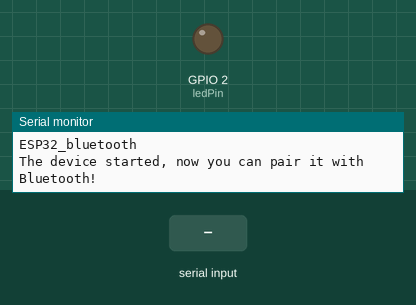
Simulated run of this sketch. Board: ESP32. Parts: output pins drawn as LEDs (lit = HIGH), the last lines printed to the serial monitor. The test bench sets the inputs (shaded band). Nothing arrives over Bluetooth unless stated.

Above: at 1.2 s.
1.3 s: "led_on\n" received over the second serial link
At 2.4 s:
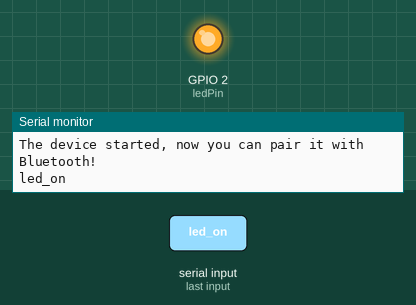
2.9 s: "led_off\n" received over the second serial link
At 4.3 s:
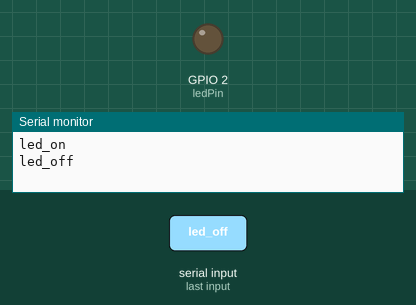
Timing chart, 0 to 5.9 s (numbered marks = the images above; inputs shaded):
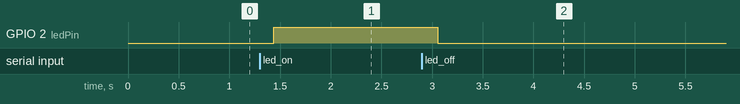

The sketch:

ControlLed_Bluetooth.ino
```cpp
#include <BluetoothSerial.h>

const int ledPin = 2;

// Bluetooth configuration
BluetoothSerial SerialBT;
String message = "";

void setup() {
  pinMode(ledPin, OUTPUT);  // Set the LED pin as an output

  // Start Serial and Bluetooth
  Serial.begin(115200);
  SerialBT.begin("ESP32_bluetooth");
  Serial.println("ESP32_bluetooth\n");
  Serial.println("The device started, now you can pair it with Bluetooth!");
}

void loop() {
  ControlLed();
}

void processMessage(String msg) {
  if (msg == "led_on") {
    // Turn on the LED
    digitalWrite(ledPin, HIGH); // LED on
  } else if (msg == "led_off") {
    // Turn off the LED
    digitalWrite(ledPin, LOW); // LED off
  }
}

void ControlLed() {
  // Read received messages from Bluetooth
  if (SerialBT.available()) {
    char incomingChar = SerialBT.read();
    if (incomingChar != '\n') {
      message += String(incomingChar);
    } else {
      processMessage(message);
      message = "";
    }
    Serial.write(incomingChar);  // Debug: Echo received characters to Serial Monitor
  }

  // Optional: Read from Serial monitor if needed
  if (Serial.available() > 0) {
    String serialMessage = "";
    while (Serial.available() > 0) {
      char command = (byte)Serial.read();
      if (command == ':') {
        break;
      } else {
        serialMessage += command;
      }
      delay(1);
    }
    processMessage(serialMessage);
  }
  delay(20);
}
```

Measured:
- after the input at 1.3 s, GPIO 2 (ledPin): LOW → HIGH after 0.14 s
- after the input at 2.9 s, GPIO 2 (ledPin): HIGH → LOW after 0.15 s
